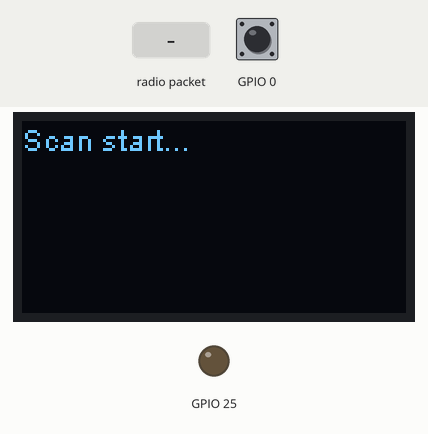
Bench run of a sketch on a simulated ESP32. Shown: 128×64 one-colour display, output pins drawn as LEDs (lit = HIGH). The test bench sets the inputs (shaded band); at power-on: GPIO 0 HIGH. WiFi joins after 1.5 s; servers stay silent unless stated; a WiFi scan finds three made-up networks; what the sketch prints to the serial monitor is not drawn.

Above: at 4.2 s.
At 10.0 s:
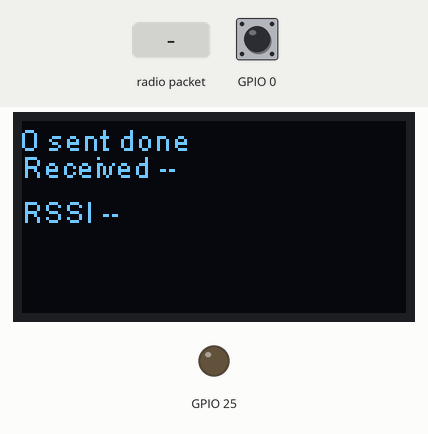
10.1 s: radio packet "1" arrives
At 12.0 s:
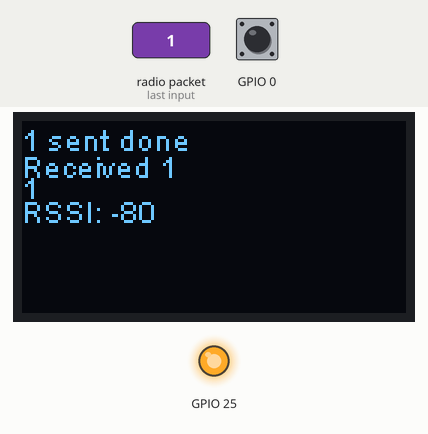
12.7 s: radio packet "0" arrives
At 14.9 s:
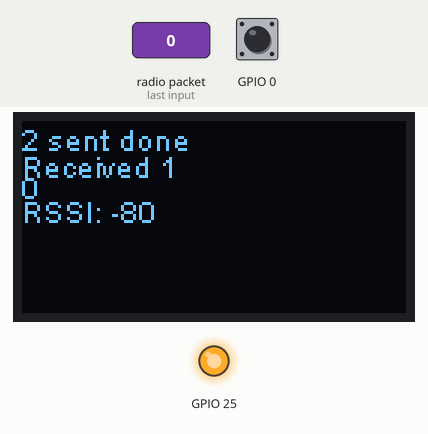
Timing chart, 0 to 16.4 s (numbered marks = the images above; inputs shaded):
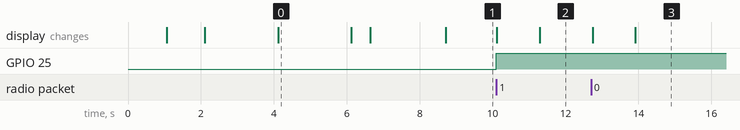

Measured:
- after the input at 10.1 s, GPIO 25: LOW → HIGH at once; the display: first changes at once (image 2 shows a later state)
- after the input at 12.7 s, the display: first changes at once (image 3 shows a later state)
- what the display in image 0 shows lasts 2.0 s, from 4.1 s to 6.1 s

The sketch:

Wireless_Stick_FactoryTest.ino
```cpp
/*
   HelTec Automation(TM) Wireless_Stick factory test code, witch include
   follow functions:

   - Basic OLED function test;

   - Basic serial port test(in baud rate 115200);

   - LED blink test;

   - WIFI join and scan test;

   - LoRa Ping-Pong test(DIO0 -- GPIO26 interrup check the new incoming messages;

   - Timer test and some other Arduino basic functions.

   by Aaron.Lee from HelTec AutoMation, ChengDu, China
   成都惠利特自动化科技有限公司
   www.heltec.cn

   this project also realess in GitHub:
   https://github.com/HelTecAutomation/Heltec_ESP32
*/
#include "heltec.h"
#include "WiFi.h"

#define BAND    915E6  //you can set band here directly,e.g. 868E6,915E6

String rssi = "RSSI --";
String packSize = "--";
String packet;

unsigned int counter = 0;

bool receiveflag = false; // software flag for LoRa receiver, received data makes it true.

long lastSendTime = 0;        // last send time
int interval = 1000;          // interval between sends


#define RFOPIN false


void WIFISetUp(void)
{
  // Set WiFi to station mode and disconnect from an AP if it was previously connected
  WiFi.disconnect(true);
  delay(100);
  WiFi.mode(WIFI_STA);
  WiFi.setAutoConnect(true);
  WiFi.begin("marcia_abreu", "marcia5554"); //fill in "Your WiFi SSID","Your Password"
  delay(100);
  Heltec.display->clear();

  byte count = 0;
  while (WiFi.status() != WL_CONNECTED && count < 10)
  {
    count ++;
    delay(500);
    Heltec.display->drawString(0, 0, "Connecting...");
    Heltec.display->display();
  }
  //Heltec.display->clear();
  if (WiFi.status() == WL_CONNECTED)
  {
    //Heltec.display->drawString(35, 38, "WIFI SETUP");
    Heltec.display->drawString(0, 9, "OK");
    Heltec.display->display();
    delay(1000);
    Heltec.display->clear();
  }
  else
  {
    //Heltec.display->clear();
    Heltec.display->drawString(0, 9, "Failed");
    Heltec.display->display();
    delay(1000);
    Heltec.display->clear();
  }
}

void WIFIScan(unsigned int value)
{
  unsigned int i;
  if (WiFi.status() != WL_CONNECTED)
  {
    WiFi.mode(WIFI_MODE_NULL);
  }
  for (i = 0; i < value; i++)
  {
    Heltec.display->drawString(0, 0, "Scan start...");
    Heltec.display->display();

    int n = WiFi.scanNetworks();
    Heltec.display->drawString(0, 9, "Scan done");
    Heltec.display->display();
    delay(500);
    Heltec.display->clear();

    if (n == 0)
    {
      Heltec.display->clear();
      Heltec.display->drawString(0, 18, "no network found");
      Heltec.display->display();
      //while(1);
    }
    else
    {
      Heltec.display->drawString(0, 18, (String)n + " nets found");
      Heltec.display->display();
      delay(2000);
      Heltec.display->clear();
    }
  }
}
bool resendflag = false;
bool deepsleepflag = false;
void interrupt_GPIO0()
{
  delay(10);
  if (digitalRead(0) == 0)
  {
    if (digitalRead(LED) == LOW)
    {
      resendflag = true;
    }
    else
    {
      deepsleepflag = true;
    }
  }
}
void setup()
{
  pinMode(LED, OUTPUT);
  Heltec.begin(true /*DisplayEnable Enable*/, true /*LoRa Disable*/, true /*Serial Enable*/, true /*PABOOST Enable*/, BAND /**/);

  WIFISetUp();

  WiFi.disconnect(true); //重新初始化WIFI
  delay(1000);
  WiFi.mode(WIFI_STA);
  WiFi.setAutoConnect(true);

  WIFIScan(1);

  attachInterrupt(0, interrupt_GPIO0, FALLING);
  LoRa.onReceive(onReceive);
  send();
  LoRa.receive();
  displaySendReceive();
}

void loop()
{
  if (deepsleepflag)
  {
    LoRa.end();
    LoRa.sleep();
    delay(100);
    pinMode(4, INPUT);
    pinMode(5, INPUT);
    pinMode(14, INPUT);
    pinMode(15, INPUT);
    pinMode(16, INPUT);
    pinMode(17, INPUT);
    pinMode(18, INPUT);
    pinMode(19, INPUT);
    pinMode(26, INPUT);
    pinMode(27, INPUT);
    digitalWrite(Vext, HIGH);
    delay(2);
    esp_deep_sleep_start();
  }
  if (resendflag)
  {
    resendflag = false;
    send();
    LoRa.receive();
    displaySendReceive();
  }
  if (receiveflag)
  {
    digitalWrite(25, HIGH);
    displaySendReceive();
    delay(1000);
    receiveflag = false;
    send();
    LoRa.receive();
    displaySendReceive();
  }
}

void send()
{
  LoRa.beginPacket();
  LoRa.print("hello ");
  LoRa.print(counter++);
  LoRa.endPacket();
}
void displaySendReceive()
{
  Heltec.display->drawString(0, 0, (String)(counter - 1) + " sent done");
  Heltec.display->drawString(0, 9, "Received " + packSize);
  Heltec.display->drawString(0, 16, packet);
  Heltec.display->drawString(0, 24, rssi);
  Heltec.display -> display();
  delay(100);
  Heltec.display -> clear();
}


void onReceive(int packetSize)//LoRa receiver interrupt service
{
  //if (packetSize == 0) return;

  packet = "";
  packSize = String(packetSize, DEC);

  while (LoRa.available())
  {
    packet += (char) LoRa.read();
  }

  Serial.println(packet);
  rssi = "RSSI: " + String(LoRa.packetRssi(), DEC);

  receiveflag = true;
}
```
